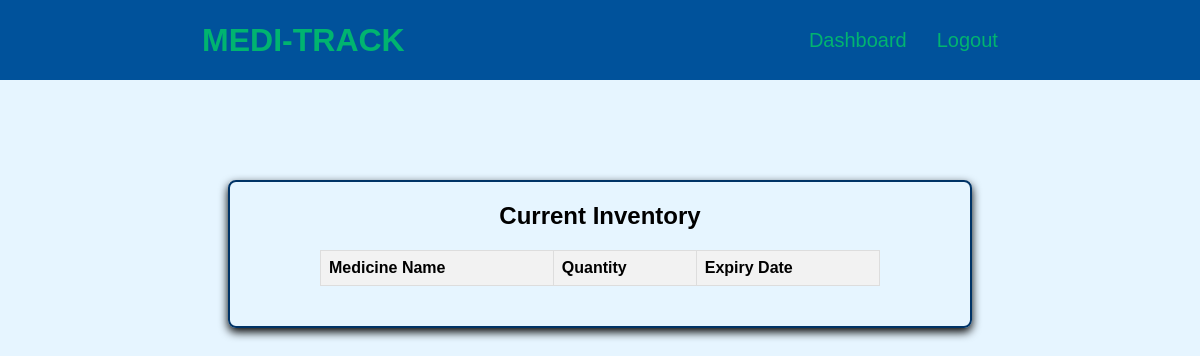
Before: /display_stock (signed in) with the older database file.
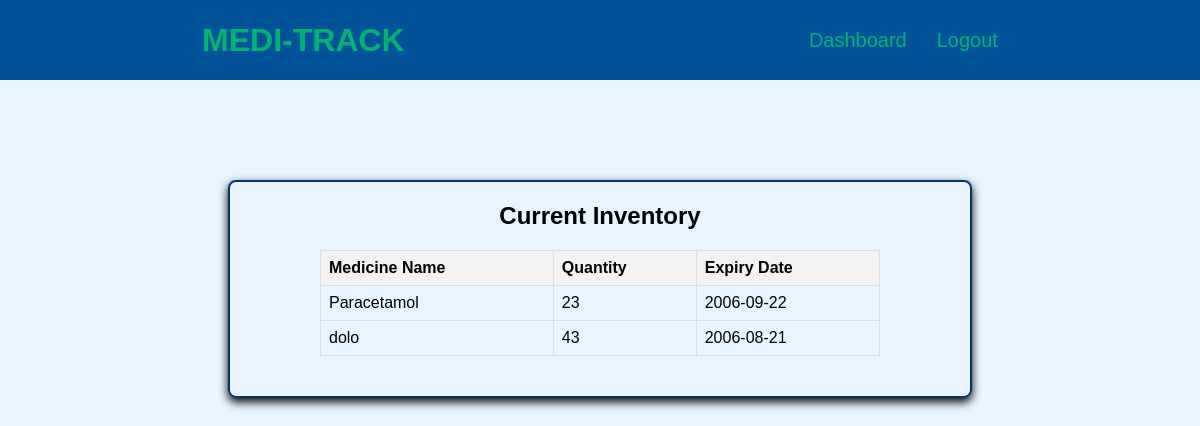
After: the same page with the newer database file.
### app.py (models this page shows)
class Medicine(db.Model):
    id = db.Column(db.Integer, primary_key=True)
    name = db.Column(db.String(200), nullable=False)
    quantity = db.Column(db.Integer, nullable=False)
    expiry_date = db.Column(db.String(50), nullable=False)
    owner_id = db.Column(db.Integer, db.ForeignKey('owner.id'), nullable=False)
    owner = db.relationship('Owner', backref=db.backref('medicines', lazy=True))

### app.py (the view)
@app.route('/display_stock')
def display_stock():
    if 'user_id' not in session:
        return redirect(url_for('login'))
    medicines = Medicine.query.filter_by(owner_id=session['user_id']).all()
    return render_template('display_stock.html', medicines=medicines)

### templates/display_stock.html (shortened to what this page needs)
<!DOCTYPE html>
<html lang="en">
<head>
    <link rel="stylesheet" href="{{ url_for('static', filename='style.css') }}">
</head>
<body>
    <header>
        <nav>
            <div class="left">MEDI-TRACK</div>
            <div class="right">
                <ul>
                    <li><a href="{{ url_for('dashboard') }}">Dashboard</a></li>
                    <li><a href="{{ url_for('logout') }}">Logout</a></li>
                </ul>
            </div>
        </nav>
    </header>
    <main>
        <div class="form-container">
            <h2>Current Inventory</h2>
            <table class="inventory-table">
                <thead>
                    <tr>
                        <th>Medicine Name</th>
                        <th>Quantity</th>
                        <th>Expiry Date</th>
                    </tr>
                </thead>
                <tbody>
                    {% for medicine in medicines %}
                    <tr>
                        <td>{{ medicine.name }}</td>
                        <td>{{ medicine.quantity }}</td>
                        <td>{{ medicine.expiry_date }}</td>
                    </tr>
                    {% endfor %}
                </tbody>
            </table>
        </div>
    </main>
</body>
</html>

### static/style.css (style rules this page uses)
* { margin: 0px; padding: 0px; }
body { background-color: #e6f5ff; font-family: 'Poppins', sans-serif; }
nav { display: flex; justify-content: space-around; align-items: center; height: 80px; background-color: #00529B; }
nav ul { display: flex; justify-content: center; gap: 30px; transition: color 0.3s ease; }
nav ul li { list-style: none; }
nav ul a { text-decoration: none; color: #00B470; transition: color 0.3s ease; font-size: 1.25rem; font-weight: 100 }
.left { color: #00B470; font-size: 2rem; font-weight: 600; }
.form-container { display: flex; justify-content: center; align-items: center; border: 2px solid #003366; padding: 20px; max-width: 700px; margin: auto; border-radius: 8px; flex-direction: column; margin-top: 100px; box-shadow: 0 4px 10px; }

### templates/display_stock.html (style rules this page uses)
.inventory-table { width: 80%; margin: 20px auto; border-collapse: collapse; }
.inventory-table th, .inventory-table td { border: 1px solid #ddd; padding: 8px; text-align: left; }
.inventory-table th { background-color: #f2f2f2; }

Changed rows visible on the page:
added Medicine: name "Paracetamol", quantity "23", expiry_date "2006-09-22"
added Medicine: name "dolo", quantity "43", expiry_date "2006-08-21"
